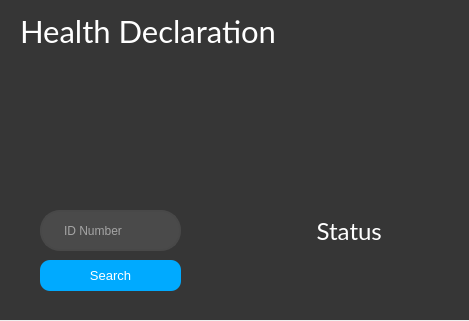
<?xml version="1.0" encoding="UTF-8"?>
<ui version="4.0">
 <class>HealthDeclaration</class>
 <widget class="QWidget" name="HealthDeclaration">
  <property name="geometry">
   <rect>
    <x>0</x>
    <y>0</y>
    <width>469</width>
    <height>321</height>
   </rect>
  </property>
  <property name="windowTitle">
   <string>Heatlh Declaration</string>
  </property>
  <property name="windowIcon">
   <iconset resource="resource.qrc">
    <normaloff>:/icons/icons/healthstatus.png</normaloff>:/icons/icons/healthstatus.png</iconset>
  </property>
  <widget class="QLabel" name="label">
   <property name="geometry">
    <rect>
     <x>0</x>
     <y>0</y>
     <width>470</width>
     <height>320</height>
    </rect>
   </property>
   <property name="styleSheet">
    <string notr="true">background-color: rgb(54, 54, 54);</string>
   </property>
   <property name="text">
    <string/>
   </property>
  </widget>
  <widget class="QLabel" name="label_2">
   <property name="geometry">
    <rect>
     <x>20</x>
     <y>10</y>
     <width>271</width>
     <height>41</height>
    </rect>
   </property>
   <property name="font">
    <font>
     <family>Lato</family>
     <pointsize>23</pointsize>
    </font>
   </property>
   <property name="styleSheet">
    <string notr="true">color: rgb(255, 255, 255);</string>
   </property>
   <property name="text">
    <string>Health Declaration</string>
   </property>
  </widget>
  <widget class="QLineEdit" name="ID_NumberLineEdit">
   <property name="geometry">
    <rect>
     <x>40</x>
     <y>210</y>
     <width>141</width>
     <height>41</height>
    </rect>
   </property>
   <property name="styleSheet">
    <string notr="true">QLineEdit {
	border: 2px solid rgb(72, 72, 72);
	border-radius: 20px;
	color: #FFF;
	padding-left: 20px;
	padding-right: 2px;
	background-color: rgb(74, 74, 74);
}
QLineEdit:hover {
	border: 2px solid rgb(106, 106, 106);
}
QLineEdit:focus {
	border: 2px solid rgb(85, 85, 255);
	background-color: rgb(86, 86, 86);
}</string>
   </property>
   <property name="placeholderText">
    <string>ID Number</string>
   </property>
  </widget>
  <widget class="QPushButton" name="SearchUser">
   <property name="geometry">
    <rect>
     <x>40</x>
     <y>260</y>
     <width>141</width>
     <height>31</height>
    </rect>
   </property>
   <property name="font">
    <font>
     <family>Helvetica</family>
     <pointsize>10</pointsize>
     <weight>9</weight>
     <italic>false</italic>
     <bold>false</bold>
    </font>
   </property>
   <property name="styleSheet">
    <string notr="true">QPushButton{
	color: rgb(255, 255, 255);
	background-color: rgb(0, 170, 255);
	font: 75 10pt &quot;Helvetica&quot;;
	border: 2px solid rgbrgb(0, 170, 255);
	border-radius: 10px;
	border-color: rgb(0, 170, 255);
}
</string>
   </property>
   <property name="text">
    <string>Search</string>
   </property>
  </widget>
  <widget class="QLabel" name="label_3">
   <property name="geometry">
    <rect>
     <x>40</x>
     <y>70</y>
     <width>131</width>
     <height>131</height>
    </rect>
   </property>
   <property name="styleSheet">
    <string notr="true">image:url(:/icons/icons/healthstatus.png)</string>
   </property>
   <property name="text">
    <string/>
   </property>
  </widget>
  <widget class="QLabel" name="userlabel">
   <property name="geometry">
    <rect>
     <x>200</x>
     <y>210</y>
     <width>241</width>
     <height>41</height>
    </rect>
   </property>
   <property name="font">
    <font>
     <family>Lato</family>
     <pointsize>18</pointsize>
    </font>
   </property>
   <property name="styleSheet">
    <string notr="true">color: rgb(255, 255, 255);</string>
   </property>
   <property name="text">
    <string>                   Status</string>
   </property>
   <property name="scaledContents">
    <bool>false</bool>
   </property>
  </widget>
  <widget class="QLabel" name="userimage">
   <property name="geometry">
    <rect>
     <x>270</x>
     <y>70</y>
     <width>131</width>
     <height>131</height>
    </rect>
   </property>
   <property name="styleSheet">
    <string notr="true">image:url(:/icons/icons/patient status.png)</string>
   </property>
   <property name="text">
    <string/>
   </property>
  </widget>
  <widget class="QLabel" name="userlabel_2">
   <property name="geometry">
    <rect>
     <x>230</x>
     <y>250</y>
     <width>211</width>
     <height>41</height>
    </rect>
   </property>
   <property name="font">
    <font>
     <family>Lato</family>
     <pointsize>11</pointsize>
    </font>
   </property>
   <property name="styleSheet">
    <string notr="true">color: rgb(255, 255, 255);</string>
   </property>
   <property name="text">
    <string/>
   </property>
   <property name="scaledContents">
    <bool>true</bool>
   </property>
  </widget>
 </widget>
 <resources>
  <include location="resource.qrc"/>
 </resources>
 <connections/>
</ui>
